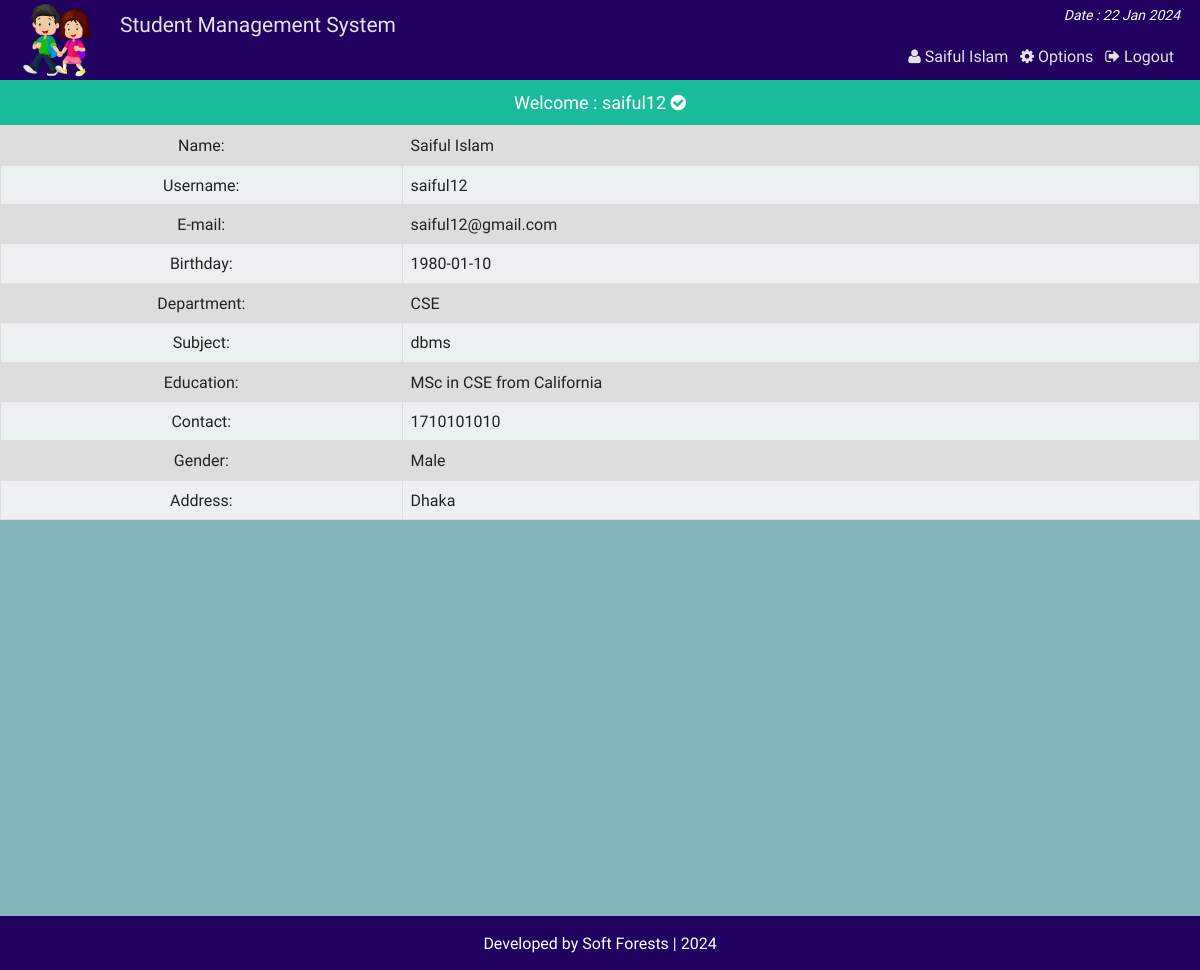
/fct_single_profile.php (signed in), run on the app's committed database.
### tables this page shows
CREATE TABLE `faculty` (
  `id` int(11) NOT NULL,
  `username` varchar(15) NOT NULL,
  `password` varchar(50) NOT NULL,
  `name` varchar(30) NOT NULL,
  `email` varchar(100) NOT NULL,
  `birthday` date DEFAULT NULL,
  `gender` varchar(10) NOT NULL,
  `education` varchar(100) DEFAULT NULL,
  `contact` int(100) DEFAULT NULL,
  `address` varchar(255) DEFAULT NULL,
  `img` varchar(254) NOT NULL,
  `dept` varchar(254) NOT NULL,
  `subt` varchar(254) NOT NULL
);

### php/functions.php (called while the page is built, shortened)
<?php
class login_registration_class{
	public function get_faculty_by_username($uname){
		global $conn;
		$sql = "select * from faculty where username='$uname'";
		$result = $conn->query($sql);
		return $result;
	}
};
?>

### fct_single_profile.php (the view, shortened to what this page needs)
<?php
require "php/config.php";
require_once "php/functions.php";
$user = new login_registration_class();
$funame = $_SESSION['f_uname'];
?>
<?php
include "php/headertop.php";
?>
	<div class="faculty">
		<p style="font-size:18px;text-align:center;background:#1abc9c;color:#fff;padding:10px;margin:0">Welcome : <?php echo $funame; ?> <i class="fa fa-check-circle" aria-hidden="true"></i></p>
			<table class="tab_one">
			<?php
				$getuser = $user->get_faculty_by_username($funame);
				while($row = $getuser->fetch_assoc()){
			?>
			<tr>
				<td  style="text-align:center">Name: </td>
				<td><?php echo $row['name']; ?></td>
			</tr>
			<tr>
				<td  style="text-align:center">Username: </td>
				<td><?php echo $row['username']; ?></td>
			</tr>
			<tr>
				<td  style="text-align:center">E-mail: </td>
				<td><?php echo $row['email']; ?></td>
			</tr>
			<tr>
				<td  style="text-align:center">Birthday: </td>
				<td><?php echo $row['birthday']; ?></td>
			</tr>
			<tr>
				<td  style="text-align:center">Department: </td>
				<td><?php echo $row['dept']; ?></td>
			</tr>
			<tr>
				<td  style="text-align:center">Subject: </td>
				<td><?php echo $row['subt']; ?></td>
			</tr>
			<tr>
				<td  style="text-align:center">Education: </td>
				<td><?php echo $row['education']; ?></td>
			</tr>
			<tr>
				<td  style="text-align:center">Contact: </td>
				<td><?php echo $row['contact']; ?></td>
			</tr>
			<tr>
				<td  style="text-align:center">Gender: </td>
				<td><?php echo $row['gender']; ?></td>
			</tr>
			<tr>
				<td  style="text-align:center">Address: </td>
				<td><?php echo $row['address']; ?></td>
			</tr>
			<?php if($row['username'] == $funame){ ?>
			<?php } } ?>
		</table>
	</div>
<?php
include "php/footerbottom.php";
?>

### css/main.css (style rules this page uses)
html { color: #222; font-size: 1em; line-height: 1.4; }
body { font-family:roboto !important; background-color: #006b747d; }
.st_reg th, td { padding: 8px; }
table.tab_one { width:100%; }
table.tab_one td { border:1px solid #ddd; padding:8px; }
table.tab_one tr:nth-child(odd) { background:#ddd; }
table.tab_one tr:nth-child(even) { background:#ecf0f1; }
table.att_tab tr,td,th { border:2px solid #ddd; border-collapse:collapse; padding:8px; }

### data on the page
faculty: name "Saiful Islam", username "saiful12", email "saiful12@gmail.com", birthday "1980-01-10", dept "CSE", subt "dbms", education "MSc in CSE from California", contact "1710101010", gender "Male", address "Dhaka"

### other printed values
$fname "Saiful Islam"
$funame "saiful12"
